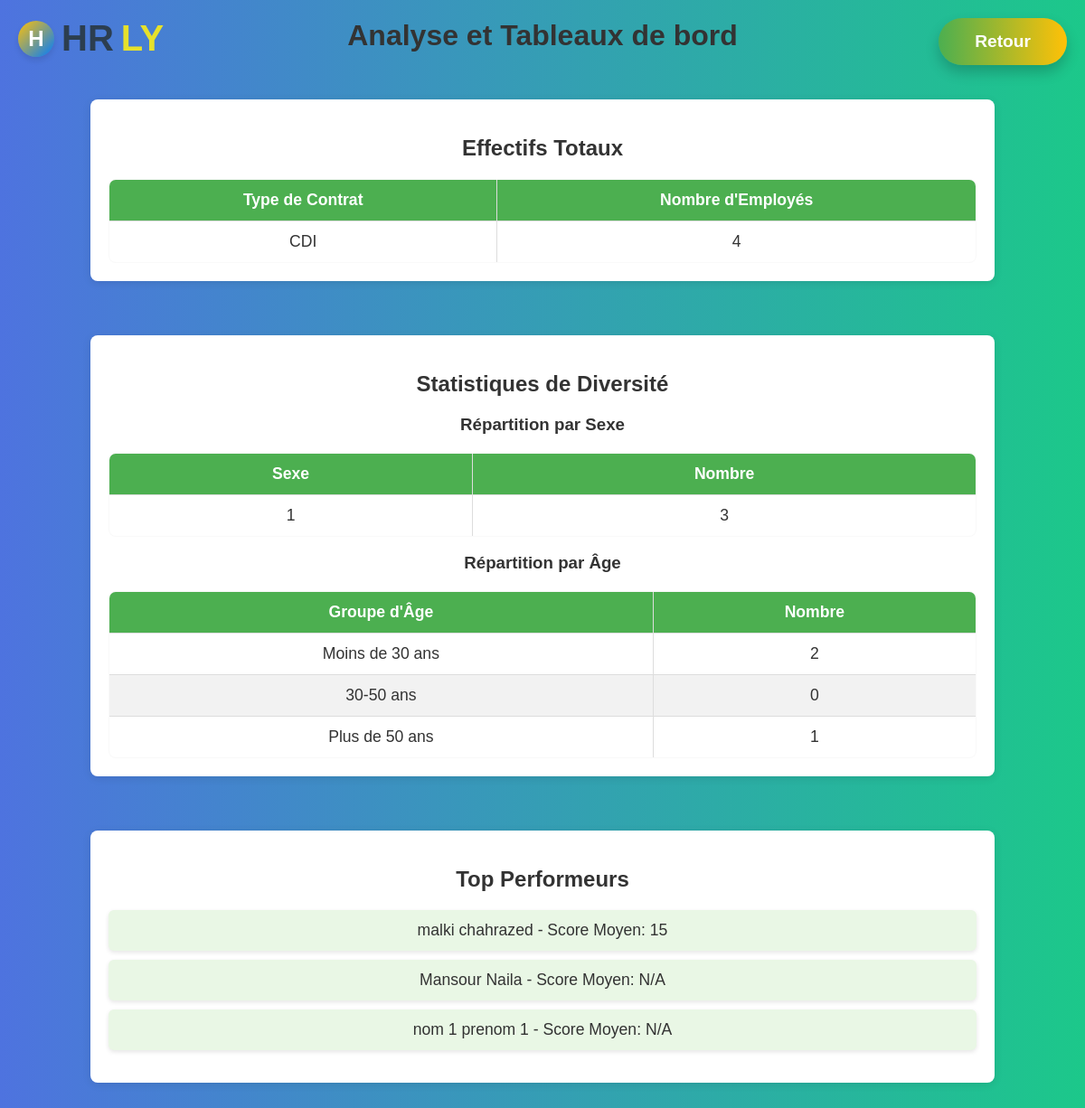
Page /main/agentrh/analyse_tableaux/ on the earlier database version.
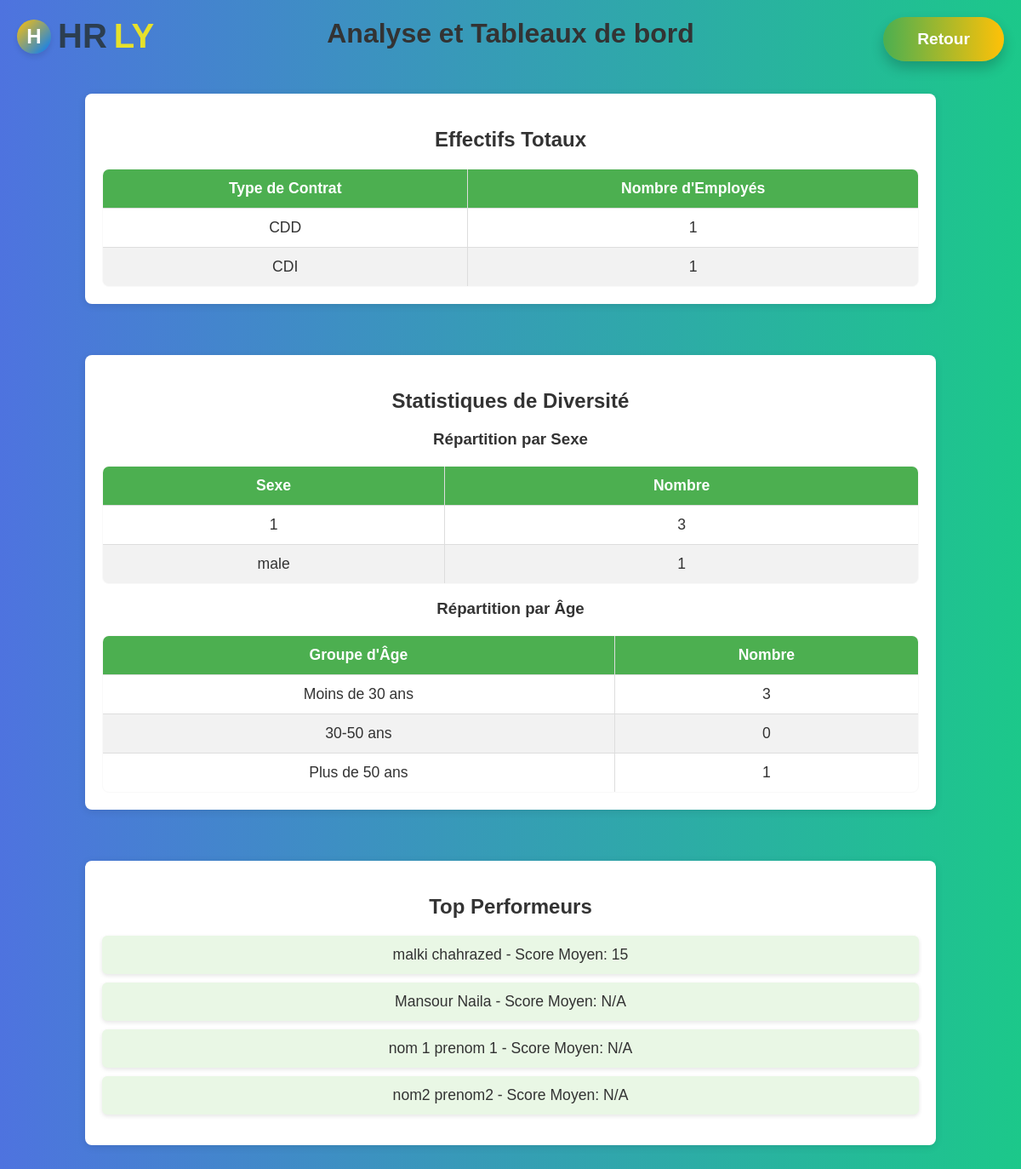
Same page on the later database version.
### projectapp/models.py (models this page shows, shortened)
class Contract(models.Model):
    TYPE_CHOICES_CONTRATS=[
        ('CDI','Contrats à durée indéterminée'),
        ('CDD','contrats à durée déterminée'),
        ('STAGE','stage'),
    ]
    code_contrat = models.CharField(max_length=100)
    date_debut_contrat=models.DateField()
    date_fin_contrat=models.DateField()
    type_contrat=models.CharField(max_length=20,choices=TYPE_CHOICES_CONTRATS)
    id_employe=models.ForeignKey(Employe,on_delete=models.CASCADE)
    type_salaire = models.CharField(
        max_length=10,
        choices=[('mensuel', 'Mensuel'), ('quotidien', 'Quotidien')],
        default='mensuel'
    )
    montant_salaire = models.DecimalField(max_digits=10, decimal_places=2)

class Employe(models.Model):
    CHOICE_SEXE =[('female','female'),('male','male')]
    code = models.CharField(max_length=10, unique=True)
    nom = models.CharField(max_length=100)
    prenom = models.CharField(max_length=100)
    date_naissance = models.DateField()
    date_embauche = models.DateField()
    adresse = models.TextField()
    id_service =  models.ForeignKey(Service,on_delete=models.CASCADE)
    historique_professionnel = models.TextField(blank=True, null=True)
    competences = models.TextField(blank=True, null=True)
    formations = models.TextField(blank=True, null=True)
    solde_conge = models.PositiveIntegerField(default=0)
    droits_conge = models.PositiveIntegerField(default=0)
    nb_absence = models.PositiveIntegerField(default=0)  # Compteur d'absences
    nb_massrouf=models.PositiveIntegerField(default=0)
    sexe=models.CharField(max_length=10,choices=CHOICE_SEXE)

### projectapp/views.py (the view)
# urls.py: path('agentrh/analyse_tableaux/',views.analyse_tableaux,name='analyse_tableaux'),
def analyse_tableaux(request):
    effectifs = Contract.objects.values('type_contrat').annotate(total=Count('id_employe'))
    repartition_sexe = Employe.objects.values('sexe').annotate(total=Count('id'))
    repartition_age = {
        'moins_30': Employe.objects.filter(date_naissance__gte=date.today().replace(year=date.today().year - 30)).count(),
        '30_50': Employe.objects.filter(
            date_naissance__lt=date.today().replace(year=date.today().year - 30),
            date_naissance__gte=date.today().replace(year=date.today().year - 50)
        ).count(),
        'plus_50': Employe.objects.filter(date_naissance__lt=date.today().replace(year=date.today().year - 50)).count(),
    }
    top_performers = Employe.objects.annotate(avg_score=Avg('evaluation__performance_globale')).order_by('-avg_score')[:5]
    context = {
        'effectifs': effectifs,
        'repartition_sexe': repartition_sexe,
        'repartition_age': repartition_age,
        'top_performers': top_performers,}
    return render(request, 'rh/employes/analyse_tableaux.html', context)

### projectapp/templates/rh/employes/analyse_tableaux.html (shortened to what this page needs)
<!DOCTYPE html>
<html lang="fr">
<head>
</head>
<body>
    <div class="logo">
        <div class="logo-icon">H</div>
        <span>HR</span><span>ly</span>
    </div>
    <a class="btn-retour" href="{% url 'main_rh' %}">Retour</a>
    <h1>Analyse et Tableaux de bord</h1>
    <section>
        <h2>Effectifs Totaux</h2>
        <table>
            <thead>
                <tr>
                    <th>Type de Contrat</th>
                    <th>Nombre d'Employés</th>
                </tr>
            </thead>
            <tbody>
                {% for item in effectifs %}
                <tr>
                    <td>{{ item.type_contrat }}</td>
                    <td>{{ item.total }}</td>
                </tr>
                {% endfor %}
            </tbody>
        </table>
    </section>
    <section>
        <h2>Statistiques de Diversité</h2>
        <h3>Répartition par Sexe</h3>
        <table>
            <thead>
                <tr>
                    <th>Sexe</th>
                    <th>Nombre</th>
                </tr>
            </thead>
            <tbody>
                {% for item in repartition_sexe %}
                <tr>
                    <td>{{ item.sexe }}</td>
                    <td>{{ item.total }}</td>
                </tr>
                {% endfor %}
            </tbody>
        </table>
        <h3>Répartition par Âge</h3>
        <table>
            <thead>
                <tr>
                    <th>Groupe d'Âge</th>
                    <th>Nombre</th>
                </tr>
            </thead>
            <tbody>
                <tr>
                    <td>Moins de 30 ans</td>
                    <td>{{ repartition_age.moins_30 }}</td>
                </tr>
                <tr>
                    <td>30-50 ans</td>
                    <td>{{ repartition_age.30_50 }}</td>
                </tr>
                <tr>
                    <td>Plus de 50 ans</td>
                    <td>{{ repartition_age.plus_50 }}</td>
                </tr>
            </tbody>
        </table>
    </section>
    <section>
        <h2>Top Performeurs</h2>
        <ul>
            {% for employe in top_performers %}
            <li>{{ employe.nom }} {{ employe.prenom }} - Score Moyen: {{ employe.avg_score|default:"N/A" }}</li>
            {% endfor %}
        </ul>
    </section>
</body>
</html>

Differences in the rows shown:
added Contract: type_contrat "CDD", total "1"
computed for Contract "CDI": total "4" → "1"
added Employe: sexe "male", total "1", nom "nom2", prenom "prenom2", avg_score "N/A"
Other differences:
{{ repartition_age.moins_30 }}: "2" → "3"
